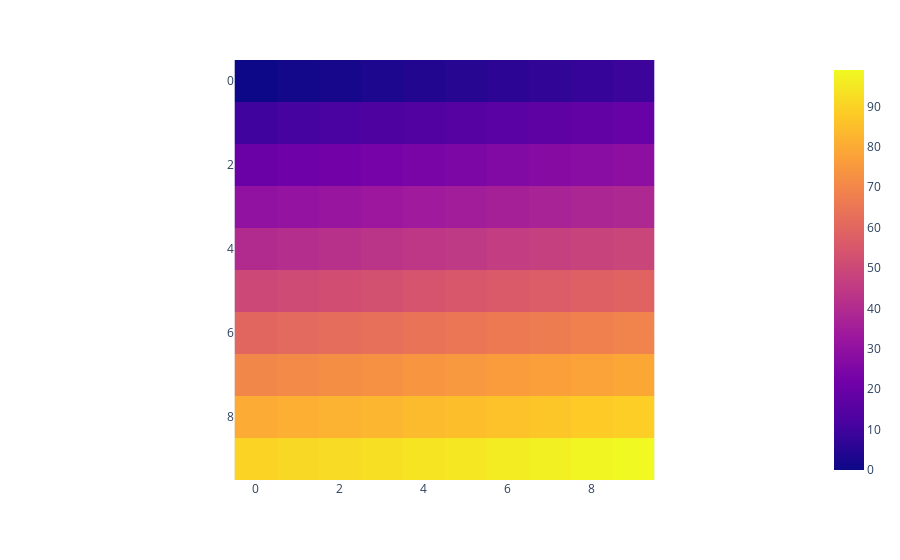

Notebook source saved alongside this figure:
### Markdown cell above
### Undestanding sobel

### Code cell
import plotly.express as px

uniform_increase_array = np.arange(0, 100).reshape(10, 10)
px.imshow(uniform_increase_array)

### Figure 1 — Plotly figure (JSON) as saved in the notebook; plotly's stock layout.template omitted (floating-point values rounded to 4 significant figures)
{"data": [{"coloraxis": "coloraxis", "hovertemplate": "x: %{x}<br>y: %{y}<br>color: %{z}<extra></extra>", "name": "0", "type": "heatmap", "xaxis": "x", "yaxis": "y", "z": [[0, 1, 2, 3, 4, 5, 6, 7, 8, 9], [10, 11, 12, 13, 14, 15, 16, 17, 18, 19], [20, 21, 22, 23, 24, 25, 26, 27, 28, 29], [30, 31, 32, 33, 34, 35, 36, 37, 38, 39], [40, 41, 42, 43, 44, 45, 46, 47, 48, 49], [50, 51, 52, 53, 54, 55, 56, 57, 58, 59], [60, 61, 62, 63, 64, 65, 66, 67, 68, 69], [70, 71, 72, 73, 74, 75, 76, 77, 78, 79], [80, 81, 82, 83, 84, 85, 86, 87, 88, 89], [90, 91, 92, 93, 94, 95, 96, 97, 98, 99]]}], "layout": {"coloraxis": {"colorscale": [[0, "#0d0887"], [0.1111, "#46039f"], [0.2222, "#7201a8"], [0.3333, "#9c179e"], [0.4444, "#bd3786"], [0.5556, "#d8576b"], [0.6667, "#ed7953"], [0.7778, "#fb9f3a"], [0.8889, "#fdca26"], [1, "#f0f921"]]}, "margin": {"t": 60}, "xaxis": {"anchor": "y", "constrain": "domain", "domain": [0, 1], "scaleanchor": "y"}, "yaxis": {"anchor": "x", "autorange": "reversed", "constrain": "domain", "domain": [0, 1]}}}
